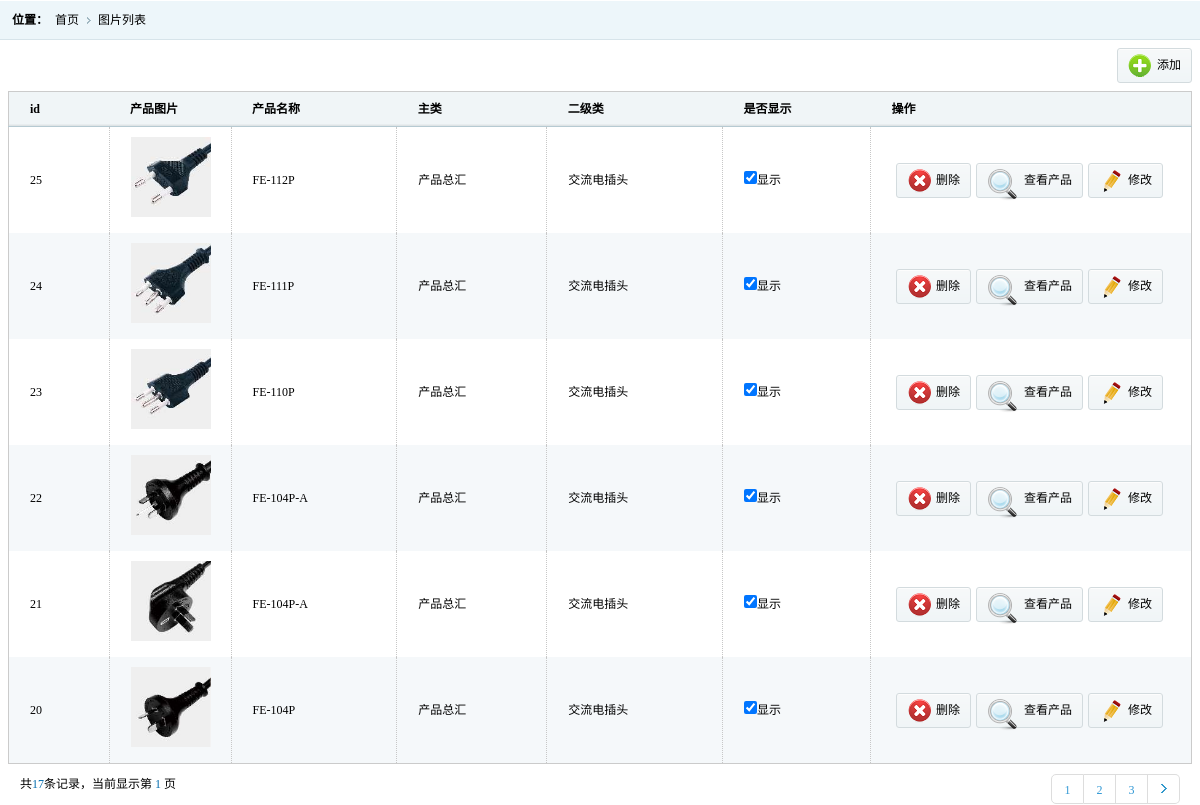
The app's page /admin/productadmin.php (signed in) with its own data.
### tables this page shows
CREATE TABLE `db_product` (
  `id` int(10) unsigned NOT NULL AUTO_INCREMENT,
  `name` varchar(255) DEFAULT NULL,
  `class1` varchar(255) DEFAULT NULL,
  `class2` varchar(255) DEFAULT NULL,
  `num` int(10) unsigned DEFAULT '0',
  `intro` text,
  `flag` enum('y','n') DEFAULT 'y',
  PRIMARY KEY (`id`)
);

CREATE TABLE `db_product_img` (
  `id` int(10) unsigned NOT NULL AUTO_INCREMENT,
  `img` varchar(255) DEFAULT NULL,
  `pid` int(10) unsigned DEFAULT NULL,
  PRIMARY KEY (`id`),
  KEY `pfk` (`pid`),
  CONSTRAINT `pfk` FOREIGN KEY (`pid`) REFERENCES `db_product` (`id`)
);

### admin/productadmin.php (the view, shortened to what this page needs)
<!DOCTYPE html>
<html lang="zh">
<head>
    <link href="css/style.css" rel="stylesheet" type="text/css"/>
</head>
<body>
<div class="place">
    <span>位置：</span>
    <ul class="placeul">
        <li><a href="#">首页</a></li>
        <li><a href="#">图片列表</a></li>
    </ul>
</div>
<div class="rightinfo">
    <div class="tools">
        <ul class="toolbar1">
            <li class="click"><span><img src="images/t01.png"/></span>添加</li>
        </ul>
    </div>
    <table class="imgtable">
        <thead>
        <tr>
            <th width="100px;">id</th>
            <th>产品图片</th>
            <th>产品名称</th>
            <th>主类</th>
            <th>二级类</th>
            <th>是否显示</th>
            <th>操作</th>
        </tr>
        </thead>
        <tbody>
        <?php
        include '../inc/db.php';
        $dd = rpp('db_product', 6, '*', '1=1', 'order by id desc');
        $ad = $dd['result'];
        foreach ($ad as $v) {
            ?>
            <tr>
                <td class="imgtd"><?= $v['id'] ?></td>
                <?php
                $img = query('db_product_img', '*', 'id=' . $v['id'], '', 1);
                ?>
                <td width="100"><img src="../upload/product/small/<?= $img[0]['img'] ?>" width="80"></td>
                <td><?= $v['name'] ?></td>
                <td><?= $v['class1'] ?></td>
                <td><?= $v['class2'] ?></td>
                <td>
                    <label fid="<?= $v['id'] ?>" flag="<?= $v['flag'] ?>">
                        <input type="checkbox" <?php if ($v['flag'] == 'y') echo "checked"; ?>>显示
                    </label>
                </td>
                <td width="320">
                    <ul class="toolbar">
                        <li>
                            <a href="productadmin.php?idd=<?= $v['id'] ?>" onclick="return confirm('确认要删除吗？')">
                                <img src="images/t03.png">
                                <span>删除</span>
                            </a>
                        </li>
                        <li>
                            <a href="../product.php?id=<?= $v['id'] ?>">
                                <img src="images/ico06.png">
                                <span>查看产品</span>
                            </a>
                        </li>
                        <li>
                            <a href="productupdate.php?id=<?= $v['id'] ?>">
                                <img src="images/t02.png">
                                <span>修改</span>
                            </a>
                        </li>
                    </ul>
                </td>
            </tr>
            <?php
        }
        ?>
        </tbody>
    </table>
    <?php
    echo $dd['info'];
    ?>
</div>
</body>
</html>

### inc/db.php (shortened to what this page needs)
<?php
$dsn = 'mysql:host=localhost;dbname=db;port=3306;charset=utf8';
$user = 'root';
$password = '';
$opt = array(1002=>'set names utf8');
try{
    $db = new pdo($dsn,$user,$password,$opt);
}catch(exception $e){
	exit('mysql server conection fail...');
}
function rcount($tn,$w='1=1'){
	global $db;
	$stmt = $db->prepare("select count(*) from $tn where $w");
	$stmt->execute();
	$c = $stmt->fetchAll();
	return $c[0][0];
}
function rpp($tn,$pagesize=5,$fs='*',$w='1=1',$o='',$tp=''){
	global $db;
	$pg['pagesize'] = $pagesize;
	$recordcount = rcount($tn,$w);
	$pg['recordcount'] = $recordcount;
	$pagecount = ceil($recordcount/$pagesize);
	$pg['pagecount'] = $pagecount;
	$currpage = isset($_REQUEST['p']) ? $_REQUEST['p'] : 1;
	$pg['currpage'] = $currpage;
	$start = $currpage * $pagesize - $pagesize;
	$stmt = $db->prepare("select $fs from $tn where $w $o limit $start,$pagesize");
	$stmt->execute();
	$pg['result'] = $stmt->fetchAll(2);
	$info = '<div class="pagin">';
    $info.=sprintf(' <div class="message">共<i class="blue">%d</i>条记录，当前显示第&nbsp;<i class="blue">%d&nbsp;</i>页</div>',$recordcount,$currpage);
	$ss = 1;
	$ee = 10;
	$info .= '  <ul class="paginList">';
	for($i=$ss;$i<=$ee;$i++){
		if($i>$pagecount) break;
		if($i==$currpage){
			$info.=sprintf('<li class="paginItem"><a href="#">%d</a></li>',$i);
			continue;
		}
		$info.=sprintf('<li class="paginItem"><a href="?%sp=%d">%d</a></li>',$tp,$i,$i);
	}
	if($currpage<$pagecount)$info.=sprintf('<li class="paginItem"><a href="?%sp=%d"><span class="pagenxt"></span></a></li>',$tp,$currpage+1);
	$info.='</ul>';
	$info .='</div>';
	$pg['info'] = $info;
	return $pg;
}
function query($tn,$fs='*',$w='1=1',$o='',$l=8){
	global $db;
	$stmt = $db->prepare("select $fs from $tn where $w $o limit $l" );
	$stmt->execute();
	return $stmt->fetchAll(2);
}

### admin/css/style.css (style rules this page uses)
* { font-size:9pt;border:0;margin:0;padding:0; }
body { font-family:'微软雅黑'; margin:0 auto;min-width:980px; }
ul { display:block;margin:0;padding:0;list-style:none; }
li { display:block;margin:0;padding:0;list-style: none; }
img { border:0; }
dl,dt,dd,span { margin:0;padding:0;display:block; }
a,a:focus { text-decoration:none;color:#000;outline:none;blr:expression(this.onFocus=this.blur()); }
table { border-collapse:collapse;border-spacing: 0; }
.place { height:40px; background:url(../images/righttop.gif) repeat-x; }
.place span { line-height:40px; font-weight:bold;float:left; margin-left:12px; }
.placeul li { float:left; line-height:40px; padding-left:7px; padding-right:12px; background:url(../images/rlist.gif) no-repeat right; }
.placeul li:last-child { background:none; }
.rightinfo { padding:8px; }
.tools { clear:both; height:35px; margin-bottom:8px; }
.toolbar { float:left; }
.toolbar li { background:url(../images/toolbg.gif) repeat-x; line-height:33px; height:33px; border:solid 1px #d3dbde; float:left; padding-right:10px; margin-right:5px;border-radius: 3px; behavior:url(js/pie.htc); cursor:pointer; }
.toolbar li span { float:left; margin-left:10px; margin-right:5px; margin-top:5px; }
.toolbar1 { float:right; }
.toolbar1 li { background:url(../images/toolbg.gif) repeat-x; line-height:33px; height:33px; border:solid 1px #d3dbde; float:left; padding-right:10px; margin-left:5px;border-radius: 3px; behavior:url(js/pie.htc); }
.toolbar1 li span { float:left; margin-left:10px; margin-right:5px; margin-top:5px; }
.pagin { position:relative;margin-top:10px;padding:0 12px; }
.pagin .blue { color:#056dae;font-style:normal; }
.pagin .paginList { position:absolute;right:12px;top:0; }
.pagin .paginList .paginItem { float:left; }
.pagin .paginList .paginItem a { float:left;width:31px;height:28px;border:1px solid #DDD; text-align:center;line-height:30px;border-left:none;color:#3399d5; }
.pagin .paginList .paginItem:first-child a { border-left:1px solid #DDD; }
.pagin .paginList .paginItem:first-child a { border-bottom-left-radius:5px;border-top-left-radius:5px; }
.pagin .paginList .paginItem:last-child a { border-bottom-right-radius:5px;border-top-right-radius:5px; }
.pagenxt { background:url(../images/next.gif) no-repeat center center; width:31px; height:28px; }
.imgtable { width:100%;border:solid 1px #cbcbcb; }
.imgtable th { background:url(../images/th.gif) repeat-x; height:34px; line-height:34px; border-bottom:solid 1px #b6cad2; text-indent:21px; text-align:left; }
.imgtable td { line-height:20px; text-indent:21px; border-right: dotted 1px #c7c7c7; }
.imgtable td img { margin:10px 20px 10px 0; }
.imgtd { text-indent:0; }
.imgtable tbody tr.odd { background:#f5f8fa; }

### admin/productadmin.php (style rules this page uses)
.toolbar { margin-left: 25px }
.toolbar li a { display: block; height: 50px }
.toolbar li a img { margin-top: 5px; margin-left: -10px; }
.toolbar li a span { float: right; margin: 0 0 0 -37px }
.click { cursor: pointer }

### records on screen
db_product: id "25", db_product_img.img (picture), name "FE-112P", class1 "产品总汇", class2 "交流电插头", flag "☑"
db_product: id "24", db_product_img.img (picture), name "FE-111P", class1 "产品总汇", class2 "交流电插头", flag "☑"
db_product: id "23", db_product_img.img (picture), name "FE-110P", class1 "产品总汇", class2 "交流电插头", flag "☑"
db_product: id "22", db_product_img.img (picture), name "FE-104P-A", class1 "产品总汇", class2 "交流电插头", flag "☑"
db_product: id "21", db_product_img.img (picture), name "FE-104P-A", class1 "产品总汇", class2 "交流电插头", flag "☑"
db_product: id "20", db_product_img.img (picture), name "FE-104P", class1 "产品总汇", class2 "交流电插头", flag "☑"

### other values on screen
$recordcount "17"
$currpage "1"
